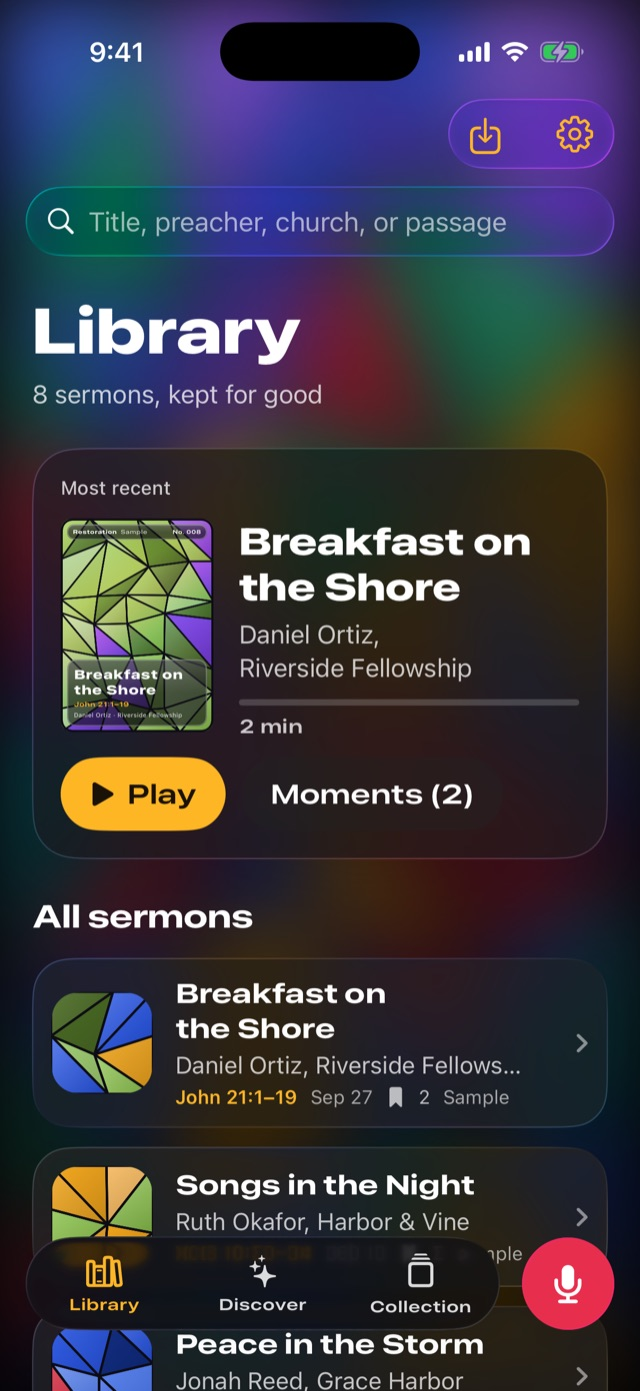
#> input picture assets/shots/library-lumen.jpg, 640 x 1391 px, given in place of library-riso.png, which was not available
$ python compose.py ../../assets/shots
#> lines starting #> are read from the running program, lines starting #| are printed output that depends on the picture; after the words box and inside, x2 and y2 are one past the last pixel; in counts of white or black regions, pixels touching at a corner belong together; pictures that were not available may be replaced by others from this repository, and a replacement may not be noted
#!/usr/bin/env python3
"""Composes README comparison images: one screen, four looks side by side.

  python3 tools/readme/compose.py <shots-dir>   # needs Pillow

Reads <shots-dir>/<screen>-<look>.png (Simulator screenshots, 1206×2622) and writes
docs/media/looks-<screen>.jpg.
"""
import sys
from pathlib import Path
from PIL import Image, ImageDraw, ImageFilter, ImageFont

ROOT = Path(__file__).resolve().parents[2]
LOOKS = [("riso", "Riso", "Printed loud, kept close"), ("rubric", "Rubric", "Set like a well-used Bible"),
         ("vespers", "Vespers", "Quiet enough for the pew"), ("lumen", "Lumen", "Light through glass")]
SCREENS = ["library", "sermon", "recording", "takeaways", "card", "pack", "atlas", "onboarding"]
PHONE_W, GAP, MARGIN, RADIUS = 360, 40, 60, 46
BG, INK, MUTED = (232, 234, 237), (24, 26, 29), (96, 102, 110)
FONT = "/System/Library/Fonts/Avenir Next.ttc"


def rounded(im, radius):
    mask = Image.new("L", im.size, 0)
    ImageDraw.Draw(mask).rounded_rectangle([0, 0, im.size[0] - 1, im.size[1] - 1], radius=radius, fill=255)
    out = Image.new("RGBA", im.size)
    out.paste(im, (0, 0), mask)
    return out


def compose(shots: Path, screen: str):
#> called with screen = 'library'
    phones = []
    for key, _, _ in LOOKS:
        im = Image.open(shots / f"{screen}-{key}.png").convert("RGB")
#> im is the input picture: PIL image 640x1391 RGB; mean R, G, B 57.2, 54.9, 65.2
        h = round(im.height * PHONE_W / im.width)
#> h = 782
        phones.append(rounded(im.resize((PHONE_W, h), Image.LANCZOS), RADIUS))
#> in rounded, `mask = Image.new("L", im.size, 0)`: mask: PIL image 360x782 L; every value is 0
#> in rounded, `ImageDraw.Draw(mask).rounded_rectangle([0, 0, im.size[0] - 1, im.size[..`:
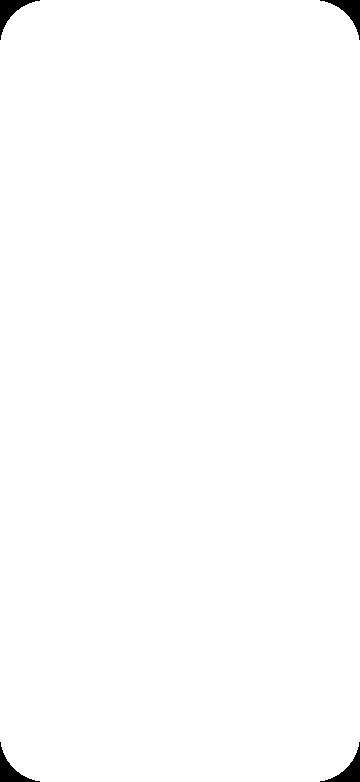
#> mask: PIL image 360x782 L; 99.3% white; 4 black regions, box (x1, y1, x2, y2) and area: (0, 0, 40, 40) 470, (320, 0, 360, 40) 470, (0, 742, 40, 782) 470, (320, 742, 360, 782) 470
#> in rounded, `out = Image.new("RGBA", im.size)`: out: PIL image 360x782 RGBA; every value is 0
#> in rounded, `out.paste(im, (0, 0), mask)`:
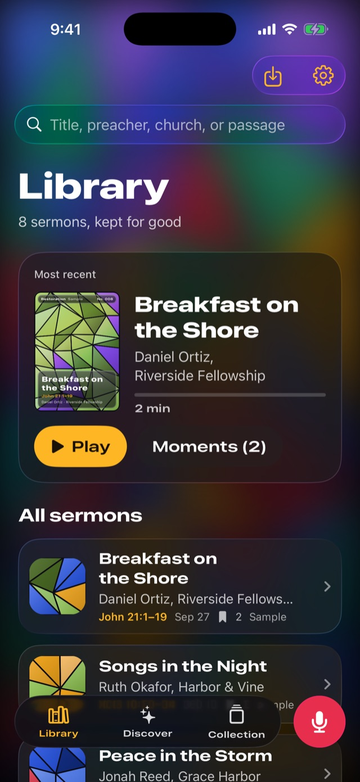
#> im: PIL image 360x782 RGB; mean R, G, B 57.2, 54.8, 65.1
    ph = phones[0].height
#> ph = 782
    width = MARGIN * 2 + PHONE_W * 4 + GAP * 3
    height = MARGIN + ph + 96 + MARGIN // 2
#> height = 968
    canvas = Image.new("RGBA", (width, height), BG + (255,))
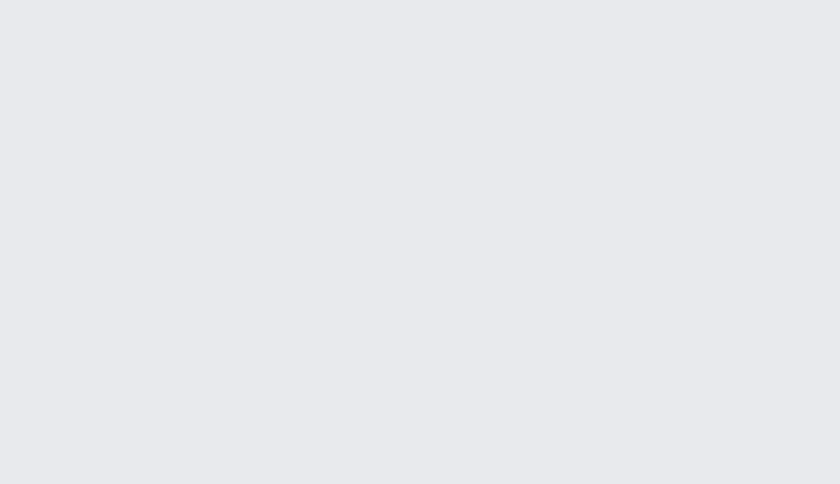
#> canvas: PIL image 1680x968 RGBA (shown at 1/2 size); mean R, G, B, A 232, 234, 237, 255
    shadow = Image.new("RGBA", canvas.size, (0, 0, 0, 0))
#> shadow: PIL image 1680x968 RGBA; every value is 0
    sd = ImageDraw.Draw(shadow)
    for i in range(4):
        x = MARGIN + i * (PHONE_W + GAP)
        sd.rounded_rectangle([x + 4, MARGIN + 12, x + PHONE_W + 4, MARGIN + ph + 12], radius=RADIUS, fill=(0, 0, 0, 70))
    canvas.alpha_composite(shadow.filter(ImageFilter.GaussianBlur(14)))
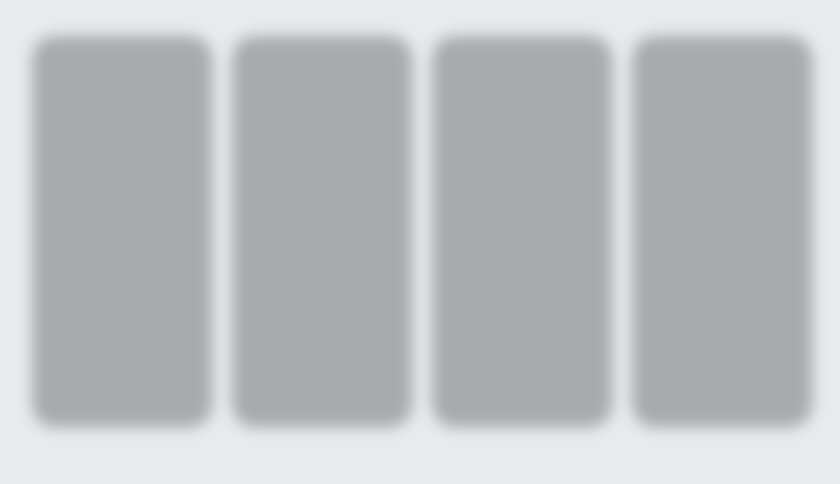
#> canvas: PIL image 1680x968 RGBA (shown at 1/2 size); mean R, G, B, A 187.8, 189.8, 192.1, 255
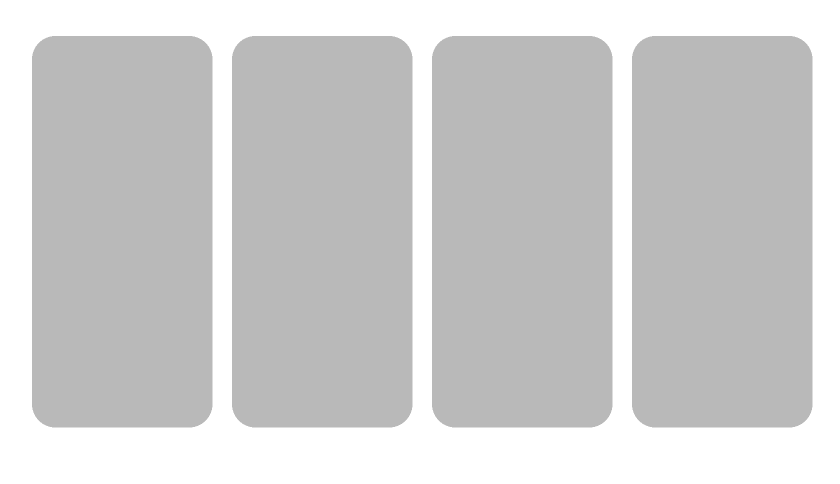
#> shadow: PIL image 1680x968 RGBA (shown at 1/2 size); mean R, G, B, A 0, 0, 0, 48.3; transparent parts drawn white
    draw = ImageDraw.Draw(canvas)
    bold = ImageFont.truetype(FONT, 30, index=2)    # Demi Bold
    regular = ImageFont.truetype(FONT, 22, index=7)  # Regular
    for i, (phone, (_, name, tagline)) in enumerate(zip(phones, LOOKS)):
        x = MARGIN + i * (PHONE_W + GAP)
        canvas.alpha_composite(phone, (x, MARGIN))
        draw.text((x + 4, MARGIN + ph + 26), name, fill=INK, font=bold)
        draw.text((x + 4, MARGIN + ph + 64), tagline, fill=MUTED, font=regular)
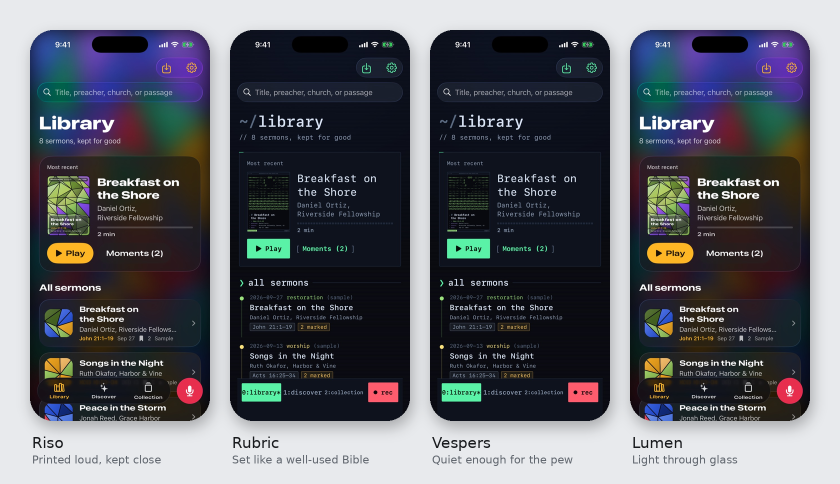
#> canvas: PIL image 1680x968 RGBA (shown at 1/2 size); mean R, G, B, A 96.7, 98.4, 105.5, 255
    out = ROOT / "docs/media" / f"looks-{screen}.jpg"
    canvas.convert("RGB").save(out, quality=84, optimize=True, progressive=True)
#> (the run stopped early here; a loop or call above may not have finished)
